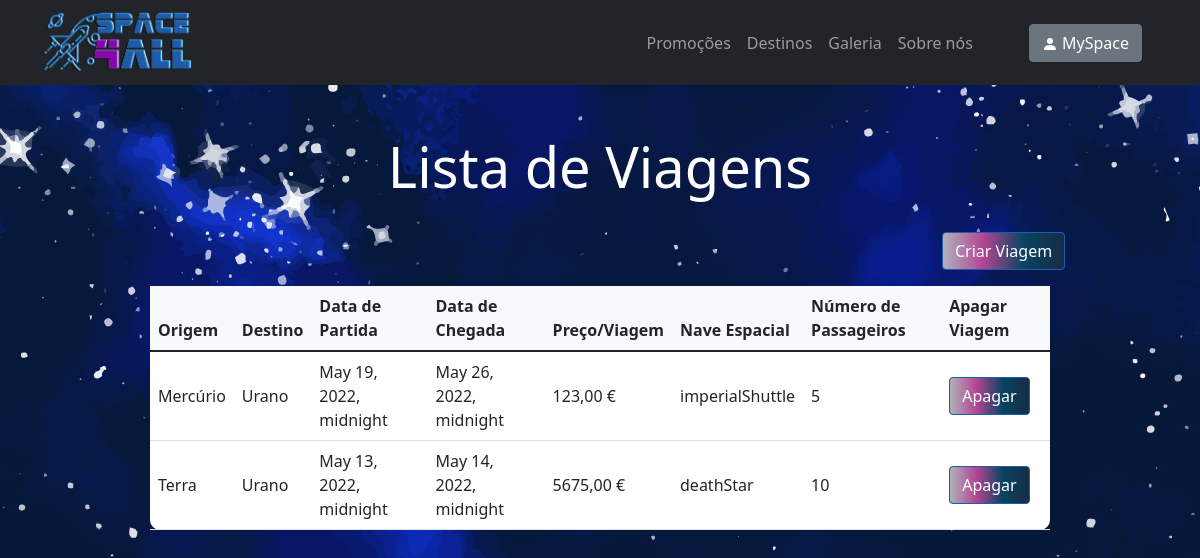
The page /trip-list on the database its author committed.
### space_trip/models.py (models this page shows)
class Trip(models.Model):
 destination = models.CharField(max_length=50)
 origin = models.CharField(max_length=50)
 departure_date = models.DateTimeField('Departure Date')
 return_date = models.DateTimeField('Return Date')
 price = models.IntegerField(default=600)
 spaceship = models.CharField(max_length=50)
 number_of_passengers = models.IntegerField(default=1)

### space_trip/views.py (the view)
# urls.py: path("trip-list", views.tripList, name="trip-list"),
def tripList(request):
    trip_list = Trip.objects.all()
    return render(request, 'space_trip/trip-list.html', {'trip_list': trip_list})

### space_trip/templates/space_trip/trip-list.html (shortened to what this page needs)
{% extends "./index.html" %}
{% load static %}
{% block body %}
<div>
      <br><br>
       <h1 style="color: white; text-align: center;" class="glow display-4">Lista de Viagens</h1>
      <br>
      <a href="{% url 'space_trip:trip-management' %}"><button class="btn btn-primary btn-block fa-lg gradient-custom-2 mb-3" style="position: relative; left: 78.5%">Criar Viagem</button></a>
      <br>
      {% if trip_list %}
          <table class="table align-middle mb-0 bg-white w-75" style="border-radius: 10px; margin-left: auto; margin-right: auto;">
            <thead class="bg-light">
              <tr>
                <th>Origem</th>
                <th>Destino</th>
                <th>Data de Partida</th>
                <th>Data de Chegada</th>
                <th>Preço/Viagem</th>
                <th>Nave Espacial</th>
                <th>Número de Passageiros</th>
                <th>Apagar Viagem</th>
              </tr>
            </thead>
            <tbody>
            {% for trip in trip_list %}
                  <tr>
                    <td>
                        {{ trip.origin }}
                    </td>
                    <td>
                        {{ trip.destination }}
                    </td>
                    <td>
                        {{ trip.departure_date }}
                    </td>
                    <td>
                        {{ trip.return_date }}
                    </td>
                    <td>
                        {{ trip.price }},00 €
                    </td>
                    <td>
                        {{ trip.spaceship }}
                    </td>
                    <td>
                        {{ trip.number_of_passengers }}
                    </td>
                    <td>
                        <form action="{% url 'space_trip:deleteTrip' trip.id %}" method="get">
                            <input onclick="myFunction()" class="btn btn-primary btn-block fa-lg gradient-custom-2" type="submit" value="Apagar" />
                        </form>
                    </td>
                  </tr>
                {% endfor %}
            </tbody>
          </table>
    {% else %}
        <h1 style="color: white; text-align: center;" class="glow display-4">Não existem viagens disponíveis</h1>
    {% endif %}
</div>
{% endblock %}

### space_trip/templates/space_trip/index.html (style rules this page uses)
.glow { color: #fff; text-align: left; animation: glow 1s ease-in-out infinite alternate; }

### rows shown on the page
Trip: origin "Mercúrio", destination "Urano", departure_date "May 19, 2022, midnight", return_date "May 26, 2022, midnight", price "123", spaceship "imperialShuttle", number_of_passengers "5"
Trip: origin "Terra", destination "Urano", departure_date "May 13, 2022, midnight", return_date "May 14, 2022, midnight", price "5675", spaceship "deathStar", number_of_passengers "10"
